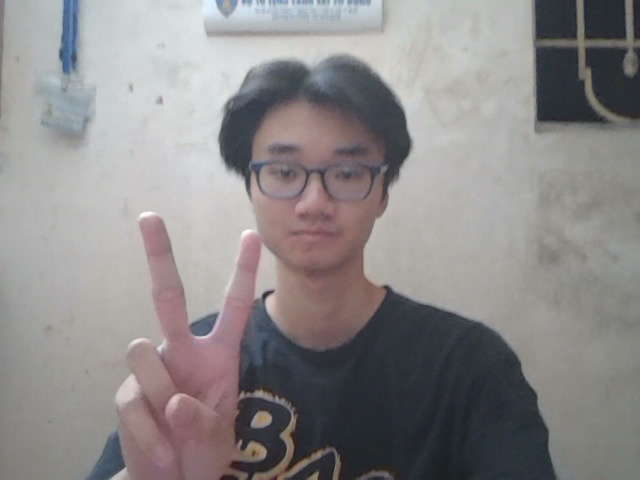
#> input picture data/0/2.jpg, 640 x 480 px; its folder holds only this picture in this run
$ python preprocess_img.py
#> lines starting #> are read from the running program, lines starting #| are printed output that depends on the picture
import os
import cv2

DATA_DIR = './data'  # Thư mục chứa ảnh của từng nhãn

def adjust_brightness(image, factor):
    """Điều chỉnh độ sáng của ảnh."""
    return cv2.convertScaleAbs(image, alpha=factor, beta=0)

def rotate_image(image, angle):
    """Xoay ảnh theo góc cho trước."""
    (h, w) = image.shape[:2]
    center = (w // 2, h // 2)
    matrix = cv2.getRotationMatrix2D(center, angle, 1.0)
    return cv2.warpAffine(image, matrix, (w, h))

# Duyệt qua từng nhãn trong thư mục
for label in os.listdir(DATA_DIR):
    label_dir = os.path.join(DATA_DIR, label)
    if not os.path.isdir(label_dir):
        continue  # Bỏ qua nếu không phải thư mục nhãn

    # Kiểm tra số lượng ảnh trong thư mục nhãn
    num_images = len([f for f in os.listdir(label_dir) if f.endswith(('.jpg', '.png'))])
    if num_images >= 500:
        print(f"Skipping label {label} because it already contains {num_images} images.")
        continue  # Bỏ qua nếu số lượng ảnh >= 500

    # Duyệt qua từng ảnh trong thư mục của nhãn
    for filename in os.listdir(label_dir):
        if filename.endswith(('.jpg', '.png')):
            img_path = os.path.join(label_dir, filename)
            img = cv2.imread(img_path)
#> img is the input picture: shape (480, 640, 3); mean B, G, R 137.1, 137, 140.1

            # Tăng sáng
            bright_img = adjust_brightness(img, factor=1.5)
#> in adjust_brightness, `return cv2.convertScaleAbs(image, alpha=factor, beta=0)`:
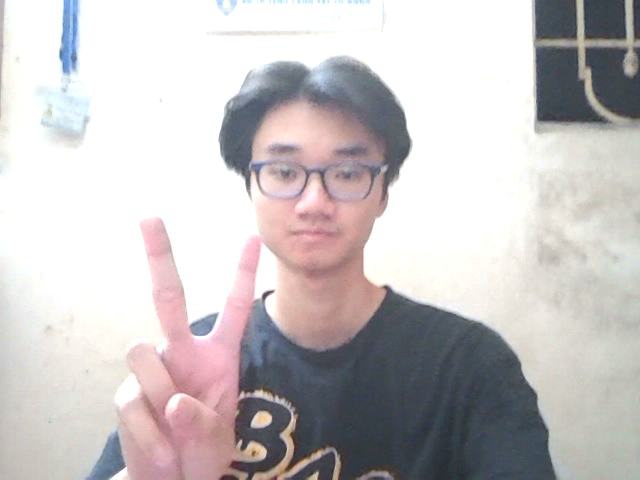
#> returned value: shape (480, 640, 3); mean of channels 0, 1, 2 194.7, 194, 198.9; drawn as B, G, R
            cv2.imwrite(os.path.join(label_dir, f"bright_{filename}"), bright_img)

            # Giảm sáng
            dark_img = adjust_brightness(img, factor=0.5)
#> call 2 of adjust_brightness, with factor = 0.5
#> in adjust_brightness (call 2), `return cv2.convertScaleAbs(image, alpha=factor, beta=0)`:
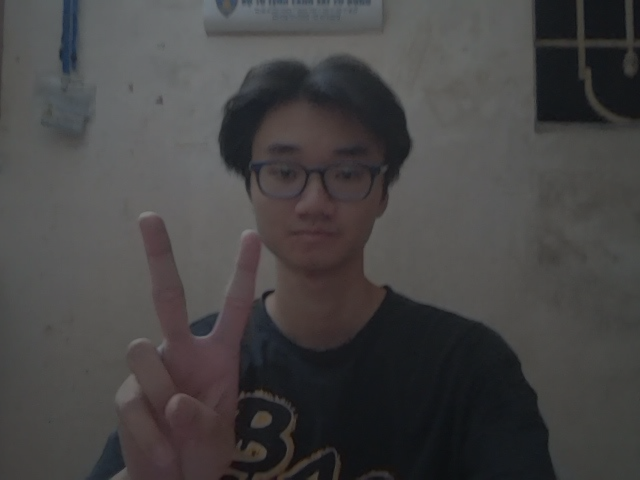
#> returned value: shape (480, 640, 3); mean of channels 0, 1, 2 68.6, 68.5, 70.1; drawn as B, G, R
            cv2.imwrite(os.path.join(label_dir, f"dark_{filename}"), dark_img)

            # Xoay theo chiều kim đồng hồ 15 độ
            rotated_cw = rotate_image(img, angle=-10)
#> in rotate_image, `return cv2.warpAffine(image, matrix, (w, h))`:
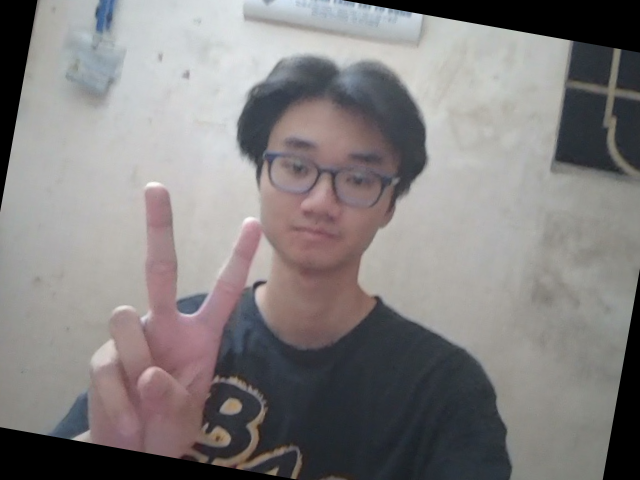
#> returned value: shape (480, 640, 3); mean of channels 0, 1, 2 127.3, 127.3, 130.7; drawn as B, G, R
            cv2.imwrite(os.path.join(label_dir, f"rotated_cw_{filename}"), rotated_cw)

            # Xoay ngược chiều kim đồng hồ 15 độ
            rotated_ccw = rotate_image(img, angle=10)
#> call 2 of rotate_image, with angle = 10
#> in rotate_image (call 2), `return cv2.warpAffine(image, matrix, (w, h))`:
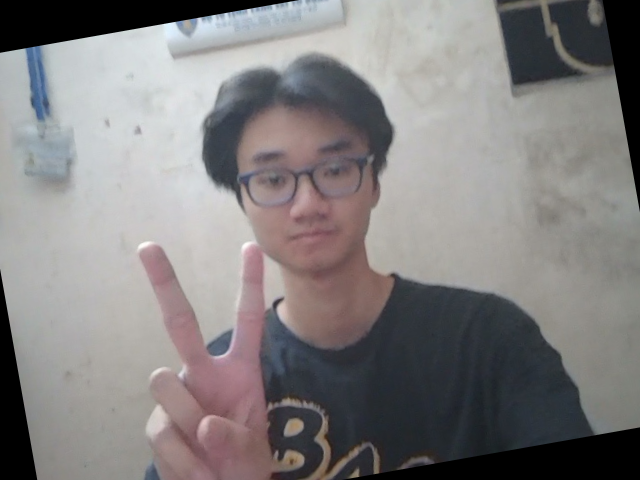
#> returned value: shape (480, 640, 3); mean of channels 0, 1, 2 127.5, 127.3, 130.3; drawn as B, G, R
            cv2.imwrite(os.path.join(label_dir, f"rotated_ccw_{filename}"), rotated_ccw)

            print(f"Processed {filename} in label {label}.")
#> pass 2 of the loop `for label in os.listdir(DATA_DIR):`:
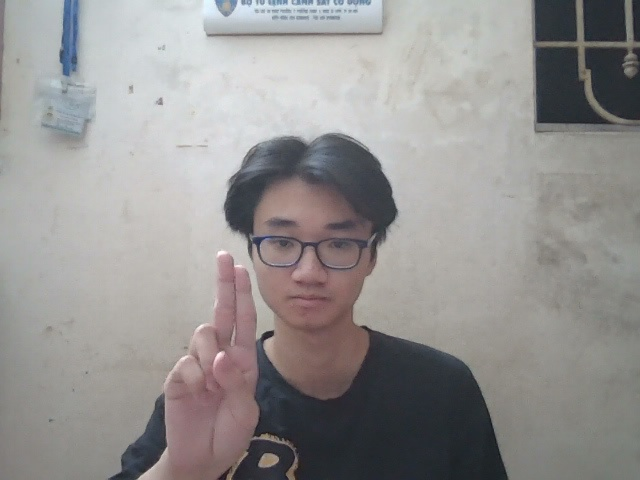
#> input picture data/1/31.jpg, 640 x 480 px
#> img is the input picture: shape (480, 640, 3); mean B, G, R 145.2, 146.2, 148.4
#> in adjust_brightness (call 4), `return cv2.convertScaleAbs(image, alpha=factor, beta=0)`:
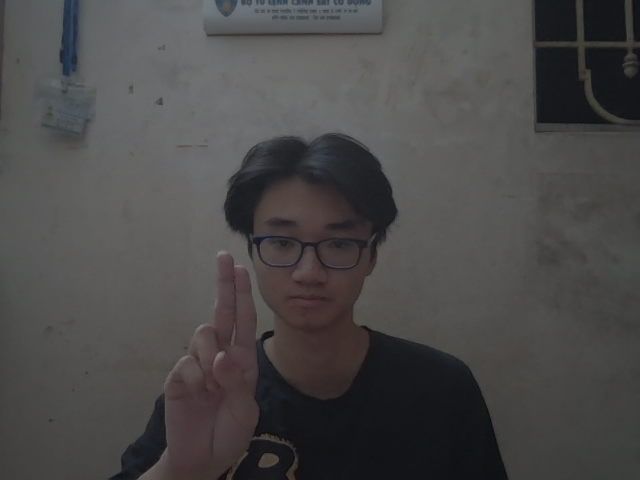
#> returned value: shape (480, 640, 3); mean of channels 0, 1, 2 72.6, 73.1, 74.2; drawn as B, G, R
#> in rotate_image (call 4), `return cv2.warpAffine(image, matrix, (w, h))`:
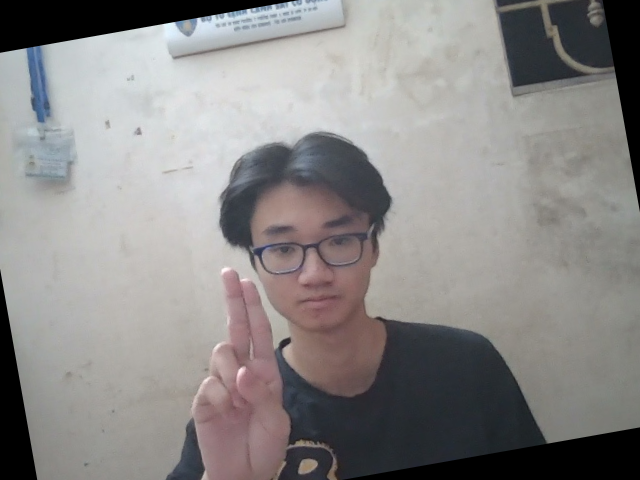
#> returned value: shape (480, 640, 3); mean of channels 0, 1, 2 135.6, 136.5, 138.7; drawn as B, G, R
